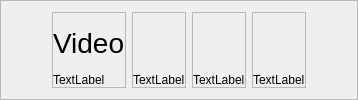
        <widget class="QFrame" name="frame_top">
         <property name="frameShape">
          <enum>QFrame::StyledPanel</enum>
         </property>
         <property name="frameShadow">
          <enum>QFrame::Raised</enum>
         </property>
         <layout class="QHBoxLayout" name="horizontalLayout_2" stretch="1,1,1,1,1,1">
          <item>
           <spacer name="horizontalSpacer">
            <property name="orientation">
             <enum>Qt::Horizontal</enum>
            </property>
            <property name="sizeHint" stdset="0">
             <size>
              <width>40</width>
              <height>20</height>
             </size>
            </property>
           </spacer>
          </item>
          <item>
           <widget class="QFrame" name="frame_00">
            <property name="mouseTracking">
             <bool>true</bool>
            </property>
            <property name="frameShape">
             <enum>QFrame::StyledPanel</enum>
            </property>
            <property name="frameShadow">
             <enum>QFrame::Raised</enum>
            </property>
            <layout class="QVBoxLayout" name="verticalLayout_11" stretch="4,0">
             <property name="spacing">
              <number>0</number>
             </property>
             <property name="leftMargin">
              <number>0</number>
             </property>
             <property name="topMargin">
              <number>0</number>
             </property>
             <property name="rightMargin">
              <number>0</number>
             </property>
             <property name="bottomMargin">
              <number>0</number>
             </property>
             <item>
              <widget class="QLabel" name="videoContainer_00">
               <property name="sizePolicy">
                <sizepolicy hsizetype="Expanding" vsizetype="Expanding">
                 <horstretch>0</horstretch>
                 <verstretch>0</verstretch>
                </sizepolicy>
               </property>
               <property name="font">
                <font>
                 <pointsize>21</pointsize>
                </font>
               </property>
               <property name="mouseTracking">
                <bool>true</bool>
               </property>
               <property name="text">
                <string>Video</string>
               </property>
               <property name="textFormat">
                <enum>Qt::RichText</enum>
               </property>
               <property name="scaledContents">
                <bool>false</bool>
               </property>
              </widget>
             </item>
             <item>
              <widget class="QLabel" name="text_result_00">
               <property name="enabled">
                <bool>true</bool>
               </property>
               <property name="sizePolicy">
                <sizepolicy hsizetype="MinimumExpanding" vsizetype="MinimumExpanding">
                 <horstretch>0</horstretch>
                 <verstretch>0</verstretch>
                </sizepolicy>
               </property>
               <property name="text">
                <string>TextLabel</string>
               </property>
              </widget>
             </item>
            </layout>
           </widget>
          </item>
          <item>
           <widget class="QFrame" name="frame_01">
            <property name="mouseTracking">
             <bool>true</bool>
            </property>
            <property name="frameShape">
             <enum>QFrame::StyledPanel</enum>
            </property>
            <property name="frameShadow">
             <enum>QFrame::Raised</enum>
            </property>
            <layout class="QVBoxLayout" name="verticalLayout_15" stretch="4,0">
             <property name="spacing">
              <number>0</number>
             </property>
             <property name="leftMargin">
              <number>0</number>
             </property>
             <property name="topMargin">
              <number>0</number>
             </property>
             <property name="rightMargin">
              <number>0</number>
             </property>
             <property name="bottomMargin">
              <number>0</number>
             </property>
             <item>
              <widget class="QLabel" name="videoContainer_01">
               <property name="sizePolicy">
                <sizepolicy hsizetype="Expanding" vsizetype="Expanding">
                 <horstretch>0</horstretch>
                 <verstretch>0</verstretch>
                </sizepolicy>
               </property>
               <property name="font">
                <font>
                 <pointsize>10</pointsize>
                </font>
               </property>
               <property name="mouseTracking">
                <bool>true</bool>
               </property>
               <property name="text">
                <string/>
               </property>
               <property name="pixmap">
                <pixmap resource="resources.qrc">:/icons8-video-48.png</pixmap>
               </property>
              </widget>
             </item>
             <item>
              <widget class="QLabel" name="text_result_01">
               <property name="text">
                <string>TextLabel</string>
               </property>
              </widget>
             </item>
            </layout>
           </widget>
          </item>
          <item>
           <widget class="QFrame" name="frame_02">
            <property name="mouseTracking">
             <bool>true</bool>
            </property>
            <property name="frameShape">
             <enum>QFrame::StyledPanel</enum>
            </property>
            <property name="frameShadow">
             <enum>QFrame::Raised</enum>
            </property>
            <layout class="QVBoxLayout" name="verticalLayout_16" stretch="4,0">
             <property name="spacing">
              <number>0</number>
             </property>
             <property name="leftMargin">
              <number>0</number>
             </property>
             <property name="topMargin">
              <number>0</number>
             </property>
             <property name="rightMargin">
              <number>0</number>
             </property>
             <property name="bottomMargin">
              <number>0</number>
             </property>
             <item>
              <widget class="QLabel" name="videoContainer_02">
               <property name="sizePolicy">
                <sizepolicy hsizetype="Expanding" vsizetype="Expanding">
                 <horstretch>0</horstretch>
                 <verstretch>0</verstretch>
                </sizepolicy>
               </property>
               <property name="font">
                <font>
                 <pointsize>10</pointsize>
                </font>
               </property>
               <property name="mouseTracking">
                <bool>true</bool>
               </property>
               <property name="text">
                <string/>
               </property>
               <property name="pixmap">
                <pixmap resource="resources.qrc">:/icons8-video-48.png</pixmap>
               </property>
              </widget>
             </item>
             <item>
              <widget class="QLabel" name="text_result_02">
               <property name="text">
                <string>TextLabel</string>
               </property>
              </widget>
             </item>
            </layout>
           </widget>
          </item>
          <item>
           <widget class="QFrame" name="frame_03">
            <property name="mouseTracking">
             <bool>true</bool>
            </property>
            <property name="frameShape">
             <enum>QFrame::StyledPanel</enum>
            </property>
            <property name="frameShadow">
             <enum>QFrame::Raised</enum>
            </property>
            <layout class="QVBoxLayout" name="verticalLayout_17" stretch="0,0">
             <property name="spacing">
              <number>0</number>
             </property>
             <property name="leftMargin">
              <number>0</number>
             </property>
             <property name="topMargin">
              <number>0</number>
             </property>
             <property name="rightMargin">
              <number>0</number>
             </property>
             <property name="bottomMargin">
              <number>0</number>
             </property>
             <item>
              <widget class="QLabel" name="videoContainer_03">
               <property name="sizePolicy">
                <sizepolicy hsizetype="Expanding" vsizetype="Expanding">
                 <horstretch>0</horstretch>
                 <verstretch>0</verstretch>
                </sizepolicy>
               </property>
               <property name="font">
                <font>
                 <pointsize>10</pointsize>
                </font>
               </property>
               <property name="mouseTracking">
                <bool>true</bool>
               </property>
               <property name="text">
                <string/>
               </property>
               <property name="textFormat">
                <enum>Qt::AutoText</enum>
               </property>
               <property name="pixmap">
                <pixmap resource="resources.qrc">:/icons8-video-48.png</pixmap>
               </property>
              </widget>
             </item>
             <item>
              <widget class="QLabel" name="text_result_03">
               <property name="text">
                <string>TextLabel</string>
               </property>
              </widget>
             </item>
            </layout>
           </widget>
          </item>
          <item>
           <spacer name="horizontalSpacer_2">
            <property name="orientation">
             <enum>Qt::Horizontal</enum>
            </property>
            <property name="sizeHint" stdset="0">
             <size>
              <width>40</width>
              <height>20</height>
             </size>
            </property>
           </spacer>
          </item>
         </layout>
        </widget>
